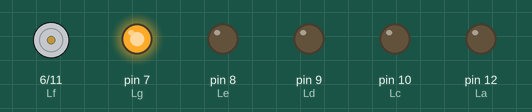
This sketch was run on a simulated Arduino Uno, built with avr-gcc and run on an emulated ATmega328P. Parts: motor-driver pin pairs drawn as motors (green arrow = first pin HIGH = forward, orange = second pin HIGH = backward, longer = more drive), output pins drawn as LEDs (lit = HIGH).

Above: at 0.3 s.
At 0.9 s:
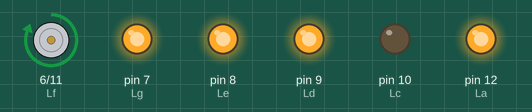
At 2.2 s:
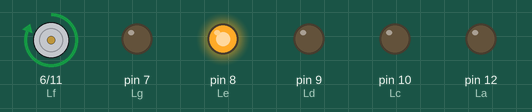
At 4.2 s:
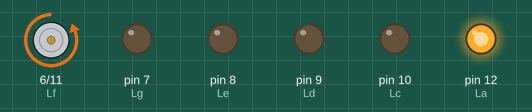
At 6.1 s:
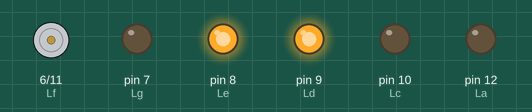
At 8.7 s:
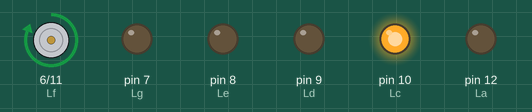
Timing chart, 0 to 9.3 s (numbered marks = the images above):
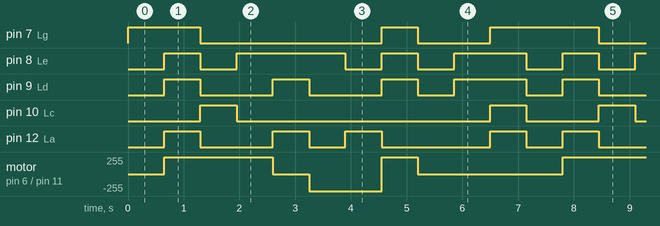

The sketch:

Programa3_ex_1.ino
```cpp
/*************************************************************************
**                                                                      **
**                            Progrema 3 ex. 1                          **
**                                                                      **
*************************************************************************/


//****** Includes ********************************************************


//****** Variables *******************************************************
int Lf = 6;
int Lg = 7;
int Le = 8;
int Ld = 9;
int Lc = 10;
int Lb = 11;
int La = 12;  //Localització dels ports


//****** secup ***********************************************************
void setup() {
 pinMode(Lf, OUTPUT);
 pinMode(Lg, OUTPUT);
 pinMode(Le, OUTPUT);
 pinMode(Ld, OUTPUT);
 pinMode(Lc, OUTPUT);
 pinMode(Lb, OUTPUT);
 pinMode(La, OUTPUT);
}


//****** Loop ************************************************************
void loop() {

digitalWrite(La, LOW); //0
digitalWrite(Lb, LOW);
digitalWrite(Lc, LOW);
digitalWrite(Ld, LOW);
digitalWrite(Lf, LOW);
digitalWrite(Lg, HIGH);
digitalWrite(Le, LOW);
delay(650); //Velocitat d'espera a la següent operació

digitalWrite(La, HIGH); //1
digitalWrite(Ld, HIGH);
digitalWrite(Le, HIGH);
digitalWrite(Lf, HIGH);
digitalWrite(Lg, HIGH);
delay(650); //Velocitat d'espera a la següent operació

digitalWrite(Lc, HIGH); //2
digitalWrite(La, LOW);
digitalWrite(Lg, LOW);
digitalWrite(Le, LOW);
digitalWrite(Ld, LOW);
delay(650); //Velocitat d'espera a la següent operació

digitalWrite(Lf, HIGH); //3
digitalWrite(Le, HIGH);
digitalWrite(Lc, LOW);
digitalWrite(Lb, LOW);
digitalWrite(La, LOW);
digitalWrite(Ld, LOW);
delay(650); //Velocitat d'espera a la següent operació

digitalWrite(La, HIGH); //4
digitalWrite(Le, HIGH);
digitalWrite(Ld, HIGH);
digitalWrite(Lb, LOW);
digitalWrite(Lf, LOW);
digitalWrite(Lg, LOW);
digitalWrite(Lc, LOW);
delay(650); //Velocitat d'espera a la següent operació

digitalWrite(Le, HIGH); //5
digitalWrite(Lb, HIGH);
digitalWrite(Lc, LOW);
digitalWrite(Lf, LOW);
digitalWrite(Ld, LOW);
digitalWrite(Lg, LOW);
digitalWrite(La, LOW);
delay(650); //Velocitat d'espera a la següent operació

digitalWrite(La, HIGH); //6
digitalWrite(Lb, HIGH);
digitalWrite(Lc, LOW);
digitalWrite(Ld, LOW);
digitalWrite(Lf, LOW);
digitalWrite(Lg, LOW);
digitalWrite(Le, LOW);
delay(650); //Velocitat d'espera a la següent operació

digitalWrite(Lg, HIGH); //7
digitalWrite(Le, HIGH);
digitalWrite(Lf, HIGH);
digitalWrite(Ld, HIGH);
digitalWrite(Lc, LOW);
digitalWrite(Lb, LOW);
digitalWrite(La, LOW);
delay(650); //Velocitat d'espera a la següent operació

digitalWrite(Lg, LOW); //8
digitalWrite(Le, LOW);
digitalWrite(Lf, LOW);
digitalWrite(Ld, LOW);
digitalWrite(Lc, LOW);
digitalWrite(Lb, LOW);
digitalWrite(La, LOW);
delay(650); //Velocitat d'espera a la següent operació

digitalWrite(Lg, LOW); //9
digitalWrite(Le, HIGH);
digitalWrite(Lf, LOW);
digitalWrite(Ld, HIGH);
digitalWrite(Lc, LOW);
digitalWrite(Lb, LOW);
digitalWrite(La, LOW);
delay(650); //Velocitat d'espera a la següent operació

digitalWrite(La, HIGH); //parada
digitalWrite(Lb, HIGH);
digitalWrite(Lc, HIGH);
digitalWrite(Ld, HIGH);
digitalWrite(Lf, HIGH);
digitalWrite(Lg, HIGH);
digitalWrite(Le, HIGH);
delay(650); //Velocitat d'espera a la següent operació
}
```

Measured:
- by itself, pin 7 (Lg): repeats every 7.2 s: LOW 3.3 s, HIGH 0.65 s, LOW 1.3 s, HIGH 2.0 s
- by itself, pin 8 (Le): repeats every 7.2 s: LOW 0.65 s, HIGH 2.0 s, LOW 0.65 s, HIGH 0.65 s, LOW 0.65 s, HIGH 1.3 s, LOW 0.65 s, HIGH 0.65 s
- by itself, pin 9 (Ld): repeats every 7.2 s: 2 × (LOW 1.3 s, HIGH 0.65 s), LOW 0.65 s, HIGH 1.3 s, LOW 0.65 s, HIGH 0.65 s
- by itself, pin 10 (Lc): repeats every 7.2 s: LOW 4.6 s, HIGH 0.65 s, LOW 1.3 s, HIGH 0.65 s
- by itself, pin 12 (La): repeats every 7.2 s: LOW 1.3 s, HIGH 0.65 s, LOW 0.65 s, HIGH 0.65 s, LOW 2.0 s, HIGH 0.65 s, LOW 0.65 s, HIGH 0.65 s
- by itself, motor on pin 6 (Lf) / pin 11 (Lb): repeats every 7.2 s: stopped 0.65 s, backward 255/255 1.3 s, forward 255/255 0.65 s, stopped 2.6 s, forward 255/255 2.0 s
